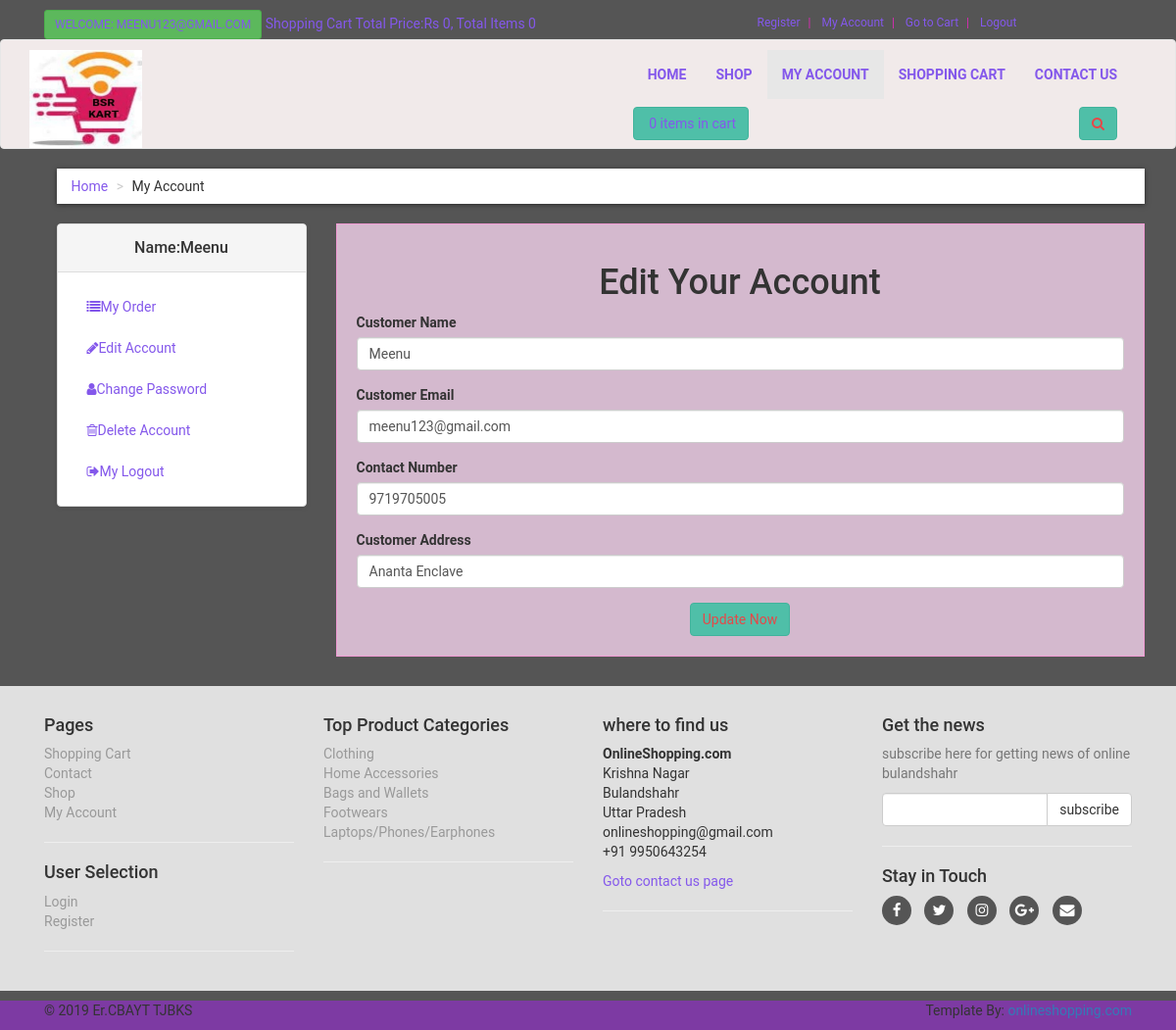
Screenshot of /customer/my_account.php?edit_act (signed in) with the database file from the repository.
### tables this page shows
CREATE TABLE `customers` (
  `customer_id` int(100) NOT NULL,
  `customer_name` varchar(255) NOT NULL,
  `customer_email` varchar(255) NOT NULL,
  `customer_pass` varchar(255) NOT NULL,
  `customer_contact` varchar(10) NOT NULL,
  `customer_city` text NOT NULL ,
  `customer_address` text NOT NULL,
  `customer_ip` varchar(255) NOT NULL
);

CREATE TABLE `product_categories` (
  `p_cat_id` int(10) NOT NULL,
  `p_cat_title` text NOT NULL,
  `p_cat_desc` text NOT NULL
);

### customer/edit_act.php (the view, shortened to what this page needs)
<?php
$customer_email=$_SESSION['customer_email'];
$get_customer="select * from customers where customer_email='$customer_email'";
$run_cust=mysqli_query($con,$get_customer);
$row_cust=mysqli_fetch_array($run_cust);
$customer_name=$row_cust['customer_name'];
$customer_email=$row_cust['customer_email'];
$customer_contact=$row_cust['customer_contact'];
$customer_address=$row_cust['customer_address'];
?>
<div class="box">
    <center>
        <h1>Edit Your Account</h1>
    </center>
    <form action="" method="post">
        <div class="form-group">
            <label>Customer Name</label>
            <input type="text" name="c_name" class="form-control" value="<?php echo $customer_name;?>" required="">
        </div>
        <div class="form-group">
            <label>Customer Email</label>
            <input type="text" name="c_email" class="form-control" value="<?php echo $customer_email;?>" required="">
        </div>
        <div class="form-group">
            <label>Contact Number</label>
            <input type="text" name="c_number" class="form-control" value="<?php echo $customer_contact;?>" required="">
        </div>
        <div class="form-group">
            <label>Customer Address</label>
            <input type="text" name="c_address" class="form-control" value="<?php echo $customer_address;?>"
                required="">
        </div>
        <div class="text-center">
            <button class="btn btn-primary" name="update" type="submit">
                Update Now
            </button>
        </div>
    </form>
</div>

### customer/includes/sidebar.php
<div class="panel panel-default sidebar-menu">
    <div class="panel-heading">
        <?php
        $session_customer=$_SESSION['customer_email'];
        $get_cust="select * from customers where customer_email='$session_customer'";
        $run_cust=mysqli_query($con,$get_cust);
        $row_customers=mysqli_fetch_array($run_cust);
        $customer_name=$row_customers['customer_name'];
        if(!isset($_SESSION['customer_email'])){
        } else{
            echo "<h3 align='center' class='panel-title'>Name:$customer_name</h3>";
        }
        ?>
    </div>
    <div class="panel-body">
        <ul class="nav nav-pills nav-stacked">
            <li >
                <a href="my_account.php?my_order"><i class="fa fa-list"></i>My Order</a>
            </li>
            <li >
                <a href="my_account.php?edit_act">
                    <i class="fa fa-pencil"></i>Edit Account</a>
            </li>
            <li >
                <a href="my_account.php?change_pass">
                    <i class="fa fa-user"></i>Change Password</a>
            </li>
            <li >
                <a href="my_account.php?delete_ac">
                    <i class="fa fa-trash-o"></i>Delete Account</a>
            </li>
            <li >
                <a href="../logout.php">
                    <i class="fa fa-sign-out"></i>My Logout</a>
            </li>
        </ul>
    </div>
</div>

### customer/includes/footer.php (shortened to what this page needs)
<div id="footer">
    <div class="container">
        <div class="col-md-3 col-sm-6">
            <h4>Pages</h4>
            <ul>
                <li><a href="../cart.php">Shopping Cart</a></li>
                <li><a href="../contact.php">Contact</a></li>
                <li><a href="../shop.php">Shop</a></li>
                <li><a href="my_account.php">My Account</a></li>
            </ul>
            <hr>
            <h4>User Selection</h4>
            <ul>
                <li><a href="../checkout.php">Login</a></li>
                <li><a href="../customer_registration.php">Register</a></li>
            </ul>
            <hr class="hidden-md hidden-1g hidden-sm">
        </div>
        <div class="col-md-3 col-sm-6">
            <h4>Top Product Categories</h4>
            <ul>
                <?php
                    $get_p_cats="select * from product_categories";
                    $run_p_cats=mysqli_query($con,$get_p_cats);
                    while($row_p_cat=mysqli_fetch_array($run_p_cats)){
                        $p_cat_id=$row_p_cat['p_cat_id'];
                        $p_cat_title=$row_p_cat['p_cat_title'];
                        echo "<li><a href='shop.php?p_cat=$p_cat_id'>$p_cat_title</a></li>";
                    }
                    ?>
            </ul>
            <hr class="hidden-md hidden-1g">
        </div>
        <div class="col-md-3 col-sm-6">
            <h4>where to find us</h4>
            <p>
                <strong>OnlineShopping.com</strong>
                <br>Krishna Nagar
                <br>Bulandshahr
                <br>Uttar Pradesh
                <br>onlineshopping@gmail.com
                <br>+91 9950643254
            </p>
            <a href="contact.php">Goto contact us page</a>
            <hr class="hidden-md hidden-1g">
        </div>
        <div class="col-md-3 col-sm-6">
            <h4>Get the news</h4>
            <p class="text-muted">
                subscribe here for getting news of online bulandshahr
            </p>
            <form action="" method="post">
                <div class="input-group">
                    <input type="text" name="email" class="form-control">
                    <span class="input-group-btn">
                        <input type="submit" class="btn btn-default" value="subscribe">
                    </span>
                </div>
            </form>
            <hr>
            <h4>Stay in Touch</h4>
            <p class="social">
                <a href="#"><i class="fa fa-facebook"></i></a>
                <a href="#"><i class="fa fa-twitter"></i></a>
                <a href="#"><i class="fa fa-instagram"></i></a>
                <a href="#"><i class="fa fa-google-plus"></i></a>
                <a href="#"><i class="fa fa-envelope"></i></a>
            </p>
        </div>
    </div>
</div>
</div>
<div id="container">
    <div class="container">
        <div class="col-md-6">
            <p class="pull-left">
                &copy; 2019 Er.CBAYT TJBKS
            </p>
        </div>
        <div class="col-md-6">
            <p class="pull-right">
                Template By: <a href="www.onlineshopping.com">onlineshopping.com</a>
            </p>
        </div>
    </div>
</div>

### customer/styles/style.css (style rules this page uses)
body { font-family:"Roboto",Helvetica,Arial,sans-sharif; font-size:14px; line-height: 1.42857143; color:#333333; background-color: #7d3aa3; }
#top a { color: rgb(132, 88, 235); }
.btn-primary { color: rgb(230, 72, 72); background-color: rgb(79,191,168); border-color: rgb(65,179,156); }
.box { background: rgb(212, 185, 206); margin:0 0 30px; border: solid 1px #f19ad4; padding: 20px; box-shadow: 0 1ox 5px rgba(190, 124, 228, 0.1); }
#content .panel.sidebar-menu { box-sizing: border-box; box-shadow: 0 1px 5px rgba(0, 0, 0, 0.1); }
#content .panel.sidebar-menu h3 { padding: 5px 0; margin: 0; }
#footer { background: #e0e0e0; padding:20px 0; }
#footer ul { padding-left:0; list-style: none; }
#footer ul a { color: #999999; padding: 20px 0; }
#footer .social { text-align: Left; }
#footer .social a { margin: 0 10px 0 0; color: #fff; display: inline-block; width: 30px; height: 30px; border-radius: 15px; line-height: 30px; font-size: 15px; text-align: center; transform: all 0.2s ease-out; vertical-align: bottom; background-color: #555555; }

### rows the page displays
customers: customer_name "Meenu", c_name "Meenu", c_email "meenu123@gmail.com", c_number "9719705005", c_address "Ananta Enclave"
product_categories: p_cat_title "Clothing"
product_categories: p_cat_title "Home Accessories"
product_categories: p_cat_title "Bags and Wallets"
product_categories: p_cat_title "Footwears"
product_categories: p_cat_title "Laptops/Phones/Earphones"

### other values shown
$_SESSION['customer_email'] "MEENU123@GMAIL.COM"
$total "0"
$count "0 0"
